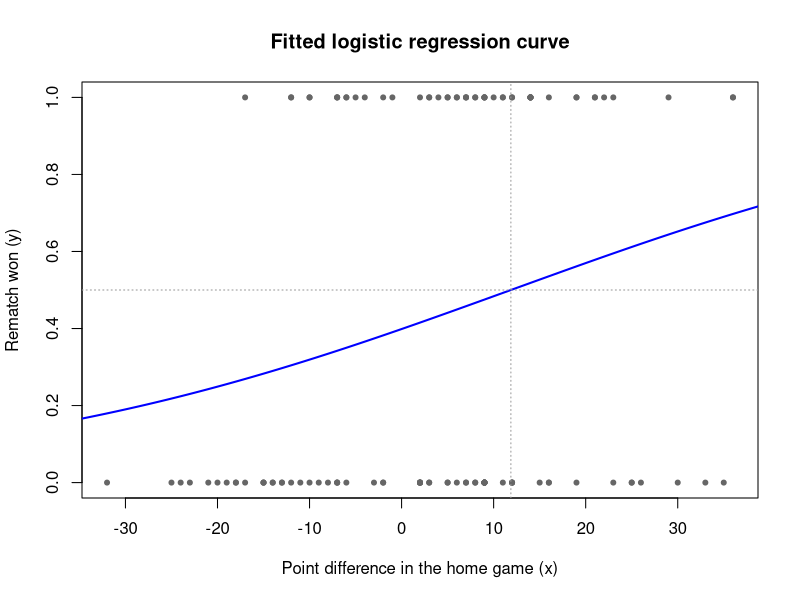
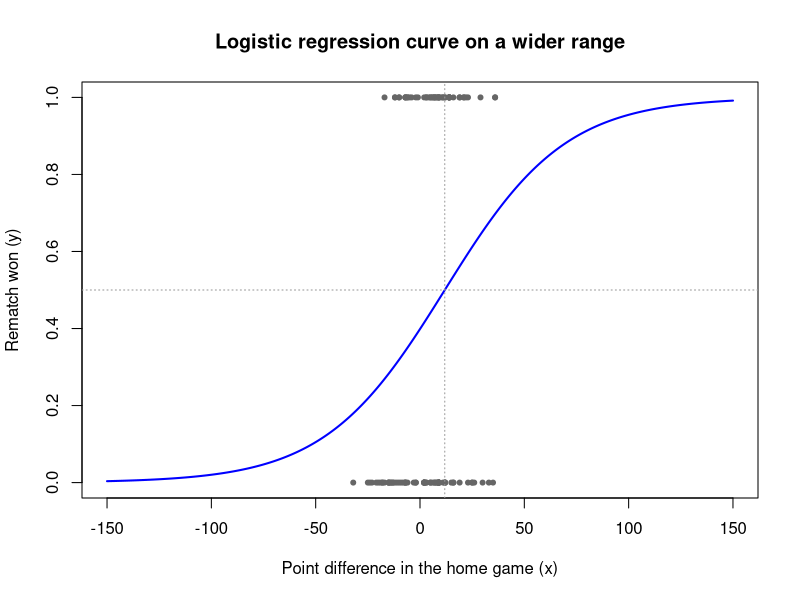

Write the R code that produced these figures, in order.
## ---- chunk 1
games <- read.csv2("games_plk.csv", stringsAsFactors = FALSE)
games$points_A_1 <- as.numeric(games$points_A_1)
games$points_B_1 <- as.numeric(games$points_B_1)
games$points_A_2 <- as.numeric(games$points_A_2)
games$points_B_2 <- as.numeric(games$points_B_2)

games$x <- games$points_A_1 - games$points_B_1
games$y <- ifelse(games$points_A_2 > games$points_B_2, 1, 0)

model_logit <- glm(y ~ x, data = games, family = binomial(link = "logit"))
print(summary(model_logit))

beta0 <- unname(coef(model_logit)[1])
beta1 <- unname(coef(model_logit)[2])
cat(sprintf("\nEstimated parameters: beta0 = %.4f, beta1 = %.4f\n\n",
            beta0, beta1))

plot(games$x, games$y,
     pch = 20, col = "gray40",
     xlab = "Point difference in the home game (x)",
     ylab = "Rematch won (y)",
     main = "Fitted logistic regression curve")
     xlim = c(-150,150)
     ylim = c(0,1)
xs <- seq(-150, 150, length.out = 500)
lines(xs, plogis(beta0 + beta1 * xs), col = "blue", lwd = 2)
abline(h = 0.5, lty = 3, col = "gray60")
abline(v = -beta0 / beta1, lty = 3, col = "gray60")

plot(games$x, games$y,
     pch = 20, col = "gray40",
     xlim = c(-150, 150),
     ylim = c(0, 1),
     xlab = "Point difference in the home game (x)",
     ylab = "Rematch won (y)",
     main = "Logistic regression curve on a wider range")
xs2 <- seq(-150, 150, length.out = 500)
lines(xs2, plogis(beta0 + beta1 * xs2), col = "blue", lwd = 2)
abline(h = 0.5, lty = 3, col = "gray60")
abline(v = -beta0 / beta1, lty = 3, col = "gray60")

teams <- sort(unique(c(games$team_A, games$team_B)))
n <- length(teams)

T <- matrix(0, nrow = n, ncol = n)
N <- rep(0, n)

for (k in 1:nrow(games)) {
  i <- which(teams == games$team_A[k])
  j <- which(teams == games$team_B[k])
  x_margin <- games$points_A_1[k] - games$points_B_1[k]
  p <- plogis(beta0 + beta1 * x_margin)
  T[i, i] <- T[i, i] + p
  T[i, j] <- T[i, j] + (1 - p)
  T[j, i] <- T[j, i] + p
  T[j, j] <- T[j, j] + (1 - p)
  N[i] <- N[i] + 1
  N[j] <- N[j] + 1

  i <- which(teams == games$team_B[k])
  j <- which(teams == games$team_A[k])
  x_margin <- games$points_B_2[k] - games$points_A_2[k]
  p <- plogis(beta0 + beta1 * x_margin)
  T[i, i] <- T[i, i] + p
  T[i, j] <- T[i, j] + (1 - p)
  T[j, i] <- T[j, i] + p
  T[j, j] <- T[j, j] + (1 - p)
  N[i] <- N[i] + 1
  N[j] <- N[j] + 1
}

for (i in 1:n) T[i, ] <- T[i, ] / N[i]
rownames(T) <- teams
colnames(T) <- teams

cat("\n=== Transition matrix properties ===\n")
cat("Row sums = 1 (stochasticity):        ",
    all(abs(rowSums(T) - 1) < 1e-10), "\n")
cat("All elements non-negative:           ",
    all(T >= 0), "\n")
cat("t_ii > 0 for all i (aperiodicity):   ",
    all(diag(T) > 0), "\n")

power_sum <- diag(n)
current   <- diag(n)
for (k in 1:(n - 1)) {
  current   <- current %*% T
  power_sum <- power_sum + current
}
cat("Irreducibility:                      ", all(power_sum > 0), "\n")

pi_t <- matrix(1 / n, nrow = 1, ncol = n)
n_iter <- 500
for (k in 1:n_iter) {
  pi_t <- pi_t %*% T
}
pi_stat <- as.numeric(pi_t)
names(pi_stat) <- teams

ranking <- data.frame(
  rank       = 1:n,
  team       = names(sort(pi_stat, decreasing = TRUE)),
  LRMC_score = round(sort(pi_stat, decreasing = TRUE), 5)
)
cat("\n=== LRMC ranking (team strength) ===\n")
print(ranking, row.names = FALSE)
